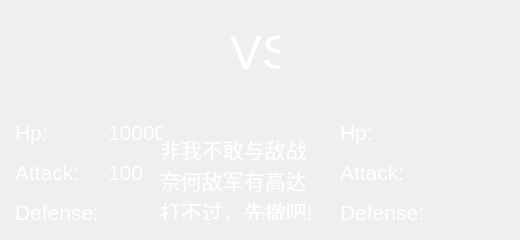
<?xml version="1.0" encoding="UTF-8"?>
<ui version="4.0">
 <class>FightFalseMsg</class>
 <widget class="QWidget" name="FightFalseMsg">
  <property name="geometry">
   <rect>
    <x>0</x>
    <y>0</y>
    <width>520</width>
    <height>240</height>
   </rect>
  </property>
  <property name="windowTitle">
   <string>Form</string>
  </property>
  <property name="autoFillBackground">
   <bool>true</bool>
  </property>
  <widget class="QLabel" name="label_9">
   <property name="geometry">
    <rect>
     <x>15</x>
     <y>200</y>
     <width>91</width>
     <height>24</height>
    </rect>
   </property>
   <property name="palette">
    <palette>
     <active>
      <colorrole role="WindowText">
       <brush brushstyle="SolidPattern">
        <color alpha="255">
         <red>255</red>
         <green>255</green>
         <blue>255</blue>
        </color>
       </brush>
      </colorrole>
     </active>
     <inactive>
      <colorrole role="WindowText">
       <brush brushstyle="SolidPattern">
        <color alpha="255">
         <red>255</red>
         <green>255</green>
         <blue>255</blue>
        </color>
       </brush>
      </colorrole>
     </inactive>
     <disabled>
      <colorrole role="WindowText">
       <brush brushstyle="SolidPattern">
        <color alpha="255">
         <red>106</red>
         <green>104</green>
         <blue>100</blue>
        </color>
       </brush>
      </colorrole>
     </disabled>
    </palette>
   </property>
   <property name="font">
    <font>
     <pointsize>16</pointsize>
    </font>
   </property>
   <property name="text">
    <string>Defense:</string>
   </property>
  </widget>
  <widget class="QLabel" name="Monster_Img_label">
   <property name="geometry">
    <rect>
     <x>65</x>
     <y>20</y>
     <width>64</width>
     <height>64</height>
    </rect>
   </property>
   <property name="autoFillBackground">
    <bool>true</bool>
   </property>
   <property name="text">
    <string/>
   </property>
  </widget>
  <widget class="QLabel" name="Monster__defense">
   <property name="geometry">
    <rect>
     <x>108</x>
     <y>200</y>
     <width>54</width>
     <height>24</height>
    </rect>
   </property>
   <property name="palette">
    <palette>
     <active>
      <colorrole role="WindowText">
       <brush brushstyle="SolidPattern">
        <color alpha="255">
         <red>255</red>
         <green>255</green>
         <blue>255</blue>
        </color>
       </brush>
      </colorrole>
     </active>
     <inactive>
      <colorrole role="WindowText">
       <brush brushstyle="SolidPattern">
        <color alpha="255">
         <red>255</red>
         <green>255</green>
         <blue>255</blue>
        </color>
       </brush>
      </colorrole>
     </inactive>
     <disabled>
      <colorrole role="WindowText">
       <brush brushstyle="SolidPattern">
        <color alpha="255">
         <red>106</red>
         <green>104</green>
         <blue>100</blue>
        </color>
       </brush>
      </colorrole>
     </disabled>
    </palette>
   </property>
   <property name="font">
    <font>
     <pointsize>16</pointsize>
    </font>
   </property>
   <property name="text">
    <string/>
   </property>
  </widget>
  <widget class="QLabel" name="Monster_Hp">
   <property name="geometry">
    <rect>
     <x>108</x>
     <y>120</y>
     <width>54</width>
     <height>24</height>
    </rect>
   </property>
   <property name="palette">
    <palette>
     <active>
      <colorrole role="WindowText">
       <brush brushstyle="SolidPattern">
        <color alpha="255">
         <red>255</red>
         <green>255</green>
         <blue>255</blue>
        </color>
       </brush>
      </colorrole>
     </active>
     <inactive>
      <colorrole role="WindowText">
       <brush brushstyle="SolidPattern">
        <color alpha="255">
         <red>255</red>
         <green>255</green>
         <blue>255</blue>
        </color>
       </brush>
      </colorrole>
     </inactive>
     <disabled>
      <colorrole role="WindowText">
       <brush brushstyle="SolidPattern">
        <color alpha="255">
         <red>106</red>
         <green>104</green>
         <blue>100</blue>
        </color>
       </brush>
      </colorrole>
     </disabled>
    </palette>
   </property>
   <property name="font">
    <font>
     <pointsize>16</pointsize>
    </font>
   </property>
   <property name="text">
    <string>10000</string>
   </property>
  </widget>
  <widget class="QLabel" name="label_8">
   <property name="geometry">
    <rect>
     <x>15</x>
     <y>160</y>
     <width>81</width>
     <height>24</height>
    </rect>
   </property>
   <property name="palette">
    <palette>
     <active>
      <colorrole role="WindowText">
       <brush brushstyle="SolidPattern">
        <color alpha="255">
         <red>255</red>
         <green>255</green>
         <blue>255</blue>
        </color>
       </brush>
      </colorrole>
     </active>
     <inactive>
      <colorrole role="WindowText">
       <brush brushstyle="SolidPattern">
        <color alpha="255">
         <red>255</red>
         <green>255</green>
         <blue>255</blue>
        </color>
       </brush>
      </colorrole>
     </inactive>
     <disabled>
      <colorrole role="WindowText">
       <brush brushstyle="SolidPattern">
        <color alpha="255">
         <red>106</red>
         <green>104</green>
         <blue>100</blue>
        </color>
       </brush>
      </colorrole>
     </disabled>
    </palette>
   </property>
   <property name="font">
    <font>
     <pointsize>16</pointsize>
    </font>
   </property>
   <property name="text">
    <string>Attack:</string>
   </property>
  </widget>
  <widget class="QLabel" name="label_6">
   <property name="geometry">
    <rect>
     <x>340</x>
     <y>200</y>
     <width>91</width>
     <height>24</height>
    </rect>
   </property>
   <property name="palette">
    <palette>
     <active>
      <colorrole role="WindowText">
       <brush brushstyle="SolidPattern">
        <color alpha="255">
         <red>255</red>
         <green>255</green>
         <blue>255</blue>
        </color>
       </brush>
      </colorrole>
     </active>
     <inactive>
      <colorrole role="WindowText">
       <brush brushstyle="SolidPattern">
        <color alpha="255">
         <red>255</red>
         <green>255</green>
         <blue>255</blue>
        </color>
       </brush>
      </colorrole>
     </inactive>
     <disabled>
      <colorrole role="WindowText">
       <brush brushstyle="SolidPattern">
        <color alpha="255">
         <red>106</red>
         <green>104</green>
         <blue>100</blue>
        </color>
       </brush>
      </colorrole>
     </disabled>
    </palette>
   </property>
   <property name="font">
    <font>
     <pointsize>16</pointsize>
    </font>
   </property>
   <property name="text">
    <string>Defense:</string>
   </property>
  </widget>
  <widget class="QLabel" name="Hero_attack">
   <property name="geometry">
    <rect>
     <x>430</x>
     <y>160</y>
     <width>54</width>
     <height>24</height>
    </rect>
   </property>
   <property name="palette">
    <palette>
     <active>
      <colorrole role="WindowText">
       <brush brushstyle="SolidPattern">
        <color alpha="255">
         <red>255</red>
         <green>255</green>
         <blue>255</blue>
        </color>
       </brush>
      </colorrole>
     </active>
     <inactive>
      <colorrole role="WindowText">
       <brush brushstyle="SolidPattern">
        <color alpha="255">
         <red>255</red>
         <green>255</green>
         <blue>255</blue>
        </color>
       </brush>
      </colorrole>
     </inactive>
     <disabled>
      <colorrole role="WindowText">
       <brush brushstyle="SolidPattern">
        <color alpha="255">
         <red>106</red>
         <green>104</green>
         <blue>100</blue>
        </color>
       </brush>
      </colorrole>
     </disabled>
    </palette>
   </property>
   <property name="font">
    <font>
     <pointsize>16</pointsize>
    </font>
   </property>
   <property name="text">
    <string/>
   </property>
  </widget>
  <widget class="QLabel" name="Monster_attack">
   <property name="geometry">
    <rect>
     <x>108</x>
     <y>160</y>
     <width>54</width>
     <height>24</height>
    </rect>
   </property>
   <property name="palette">
    <palette>
     <active>
      <colorrole role="WindowText">
       <brush brushstyle="SolidPattern">
        <color alpha="255">
         <red>255</red>
         <green>255</green>
         <blue>255</blue>
        </color>
       </brush>
      </colorrole>
     </active>
     <inactive>
      <colorrole role="WindowText">
       <brush brushstyle="SolidPattern">
        <color alpha="255">
         <red>255</red>
         <green>255</green>
         <blue>255</blue>
        </color>
       </brush>
      </colorrole>
     </inactive>
     <disabled>
      <colorrole role="WindowText">
       <brush brushstyle="SolidPattern">
        <color alpha="255">
         <red>106</red>
         <green>104</green>
         <blue>100</blue>
        </color>
       </brush>
      </colorrole>
     </disabled>
    </palette>
   </property>
   <property name="font">
    <font>
     <pointsize>16</pointsize>
    </font>
   </property>
   <property name="text">
    <string>100</string>
   </property>
  </widget>
  <widget class="QLabel" name="Hero_Hp">
   <property name="geometry">
    <rect>
     <x>430</x>
     <y>120</y>
     <width>54</width>
     <height>24</height>
    </rect>
   </property>
   <property name="palette">
    <palette>
     <active>
      <colorrole role="WindowText">
       <brush brushstyle="SolidPattern">
        <color alpha="255">
         <red>255</red>
         <green>255</green>
         <blue>255</blue>
        </color>
       </brush>
      </colorrole>
     </active>
     <inactive>
      <colorrole role="WindowText">
       <brush brushstyle="SolidPattern">
        <color alpha="255">
         <red>255</red>
         <green>255</green>
         <blue>255</blue>
        </color>
       </brush>
      </colorrole>
     </inactive>
     <disabled>
      <colorrole role="WindowText">
       <brush brushstyle="SolidPattern">
        <color alpha="255">
         <red>106</red>
         <green>104</green>
         <blue>100</blue>
        </color>
       </brush>
      </colorrole>
     </disabled>
    </palette>
   </property>
   <property name="font">
    <font>
     <pointsize>16</pointsize>
    </font>
   </property>
   <property name="text">
    <string/>
   </property>
  </widget>
  <widget class="QLabel" name="Hero_defense">
   <property name="geometry">
    <rect>
     <x>430</x>
     <y>200</y>
     <width>54</width>
     <height>24</height>
    </rect>
   </property>
   <property name="palette">
    <palette>
     <active>
      <colorrole role="WindowText">
       <brush brushstyle="SolidPattern">
        <color alpha="255">
         <red>255</red>
         <green>255</green>
         <blue>255</blue>
        </color>
       </brush>
      </colorrole>
     </active>
     <inactive>
      <colorrole role="WindowText">
       <brush brushstyle="SolidPattern">
        <color alpha="255">
         <red>255</red>
         <green>255</green>
         <blue>255</blue>
        </color>
       </brush>
      </colorrole>
     </inactive>
     <disabled>
      <colorrole role="WindowText">
       <brush brushstyle="SolidPattern">
        <color alpha="255">
         <red>106</red>
         <green>104</green>
         <blue>100</blue>
        </color>
       </brush>
      </colorrole>
     </disabled>
    </palette>
   </property>
   <property name="font">
    <font>
     <pointsize>16</pointsize>
    </font>
   </property>
   <property name="text">
    <string/>
   </property>
  </widget>
  <widget class="QLabel" name="label_7">
   <property name="geometry">
    <rect>
     <x>15</x>
     <y>120</y>
     <width>54</width>
     <height>24</height>
    </rect>
   </property>
   <property name="palette">
    <palette>
     <active>
      <colorrole role="WindowText">
       <brush brushstyle="SolidPattern">
        <color alpha="255">
         <red>255</red>
         <green>255</green>
         <blue>255</blue>
        </color>
       </brush>
      </colorrole>
     </active>
     <inactive>
      <colorrole role="WindowText">
       <brush brushstyle="SolidPattern">
        <color alpha="255">
         <red>255</red>
         <green>255</green>
         <blue>255</blue>
        </color>
       </brush>
      </colorrole>
     </inactive>
     <disabled>
      <colorrole role="WindowText">
       <brush brushstyle="SolidPattern">
        <color alpha="255">
         <red>106</red>
         <green>104</green>
         <blue>100</blue>
        </color>
       </brush>
      </colorrole>
     </disabled>
    </palette>
   </property>
   <property name="font">
    <font>
     <pointsize>16</pointsize>
    </font>
   </property>
   <property name="text">
    <string>Hp:</string>
   </property>
  </widget>
  <widget class="QLabel" name="VS_label">
   <property name="geometry">
    <rect>
     <x>230</x>
     <y>20</y>
     <width>50</width>
     <height>64</height>
    </rect>
   </property>
   <property name="palette">
    <palette>
     <active>
      <colorrole role="WindowText">
       <brush brushstyle="SolidPattern">
        <color alpha="255">
         <red>255</red>
         <green>255</green>
         <blue>255</blue>
        </color>
       </brush>
      </colorrole>
     </active>
     <inactive>
      <colorrole role="WindowText">
       <brush brushstyle="SolidPattern">
        <color alpha="255">
         <red>255</red>
         <green>255</green>
         <blue>255</blue>
        </color>
       </brush>
      </colorrole>
     </inactive>
     <disabled>
      <colorrole role="WindowText">
       <brush brushstyle="SolidPattern">
        <color alpha="255">
         <red>106</red>
         <green>104</green>
         <blue>100</blue>
        </color>
       </brush>
      </colorrole>
     </disabled>
    </palette>
   </property>
   <property name="font">
    <font>
     <pointsize>36</pointsize>
    </font>
   </property>
   <property name="text">
    <string>VS</string>
   </property>
  </widget>
  <widget class="QLabel" name="label_4">
   <property name="geometry">
    <rect>
     <x>340</x>
     <y>120</y>
     <width>54</width>
     <height>24</height>
    </rect>
   </property>
   <property name="palette">
    <palette>
     <active>
      <colorrole role="WindowText">
       <brush brushstyle="SolidPattern">
        <color alpha="255">
         <red>255</red>
         <green>255</green>
         <blue>255</blue>
        </color>
       </brush>
      </colorrole>
     </active>
     <inactive>
      <colorrole role="WindowText">
       <brush brushstyle="SolidPattern">
        <color alpha="255">
         <red>255</red>
         <green>255</green>
         <blue>255</blue>
        </color>
       </brush>
      </colorrole>
     </inactive>
     <disabled>
      <colorrole role="WindowText">
       <brush brushstyle="SolidPattern">
        <color alpha="255">
         <red>106</red>
         <green>104</green>
         <blue>100</blue>
        </color>
       </brush>
      </colorrole>
     </disabled>
    </palette>
   </property>
   <property name="font">
    <font>
     <pointsize>16</pointsize>
    </font>
   </property>
   <property name="text">
    <string>Hp:</string>
   </property>
  </widget>
  <widget class="QLabel" name="Hero_Img_label">
   <property name="geometry">
    <rect>
     <x>391</x>
     <y>20</y>
     <width>64</width>
     <height>64</height>
    </rect>
   </property>
   <property name="autoFillBackground">
    <bool>true</bool>
   </property>
   <property name="text">
    <string/>
   </property>
  </widget>
  <widget class="QLabel" name="Win_label">
   <property name="enabled">
    <bool>true</bool>
   </property>
   <property name="geometry">
    <rect>
     <x>160</x>
     <y>140</y>
     <width>161</width>
     <height>80</height>
    </rect>
   </property>
   <property name="palette">
    <palette>
     <active>
      <colorrole role="WindowText">
       <brush brushstyle="SolidPattern">
        <color alpha="255">
         <red>255</red>
         <green>255</green>
         <blue>255</blue>
        </color>
       </brush>
      </colorrole>
     </active>
     <inactive>
      <colorrole role="WindowText">
       <brush brushstyle="SolidPattern">
        <color alpha="255">
         <red>255</red>
         <green>255</green>
         <blue>255</blue>
        </color>
       </brush>
      </colorrole>
     </inactive>
     <disabled>
      <colorrole role="WindowText">
       <brush brushstyle="SolidPattern">
        <color alpha="255">
         <red>106</red>
         <green>104</green>
         <blue>100</blue>
        </color>
       </brush>
      </colorrole>
     </disabled>
    </palette>
   </property>
   <property name="font">
    <font>
     <pointsize>16</pointsize>
    </font>
   </property>
   <property name="text">
    <string>非我不敢与敌战
奈何敌军有高达
打不过，先撤吧!</string>
   </property>
  </widget>
  <widget class="QLabel" name="label_5">
   <property name="geometry">
    <rect>
     <x>340</x>
     <y>160</y>
     <width>81</width>
     <height>24</height>
    </rect>
   </property>
   <property name="palette">
    <palette>
     <active>
      <colorrole role="WindowText">
       <brush brushstyle="SolidPattern">
        <color alpha="255">
         <red>255</red>
         <green>255</green>
         <blue>255</blue>
        </color>
       </brush>
      </colorrole>
     </active>
     <inactive>
      <colorrole role="WindowText">
       <brush brushstyle="SolidPattern">
        <color alpha="255">
         <red>255</red>
         <green>255</green>
         <blue>255</blue>
        </color>
       </brush>
      </colorrole>
     </inactive>
     <disabled>
      <colorrole role="WindowText">
       <brush brushstyle="SolidPattern">
        <color alpha="255">
         <red>106</red>
         <green>104</green>
         <blue>100</blue>
        </color>
       </brush>
      </colorrole>
     </disabled>
    </palette>
   </property>
   <property name="font">
    <font>
     <pointsize>16</pointsize>
    </font>
   </property>
   <property name="text">
    <string>Attack:</string>
   </property>
  </widget>
 </widget>
 <resources/>
 <connections/>
</ui>
